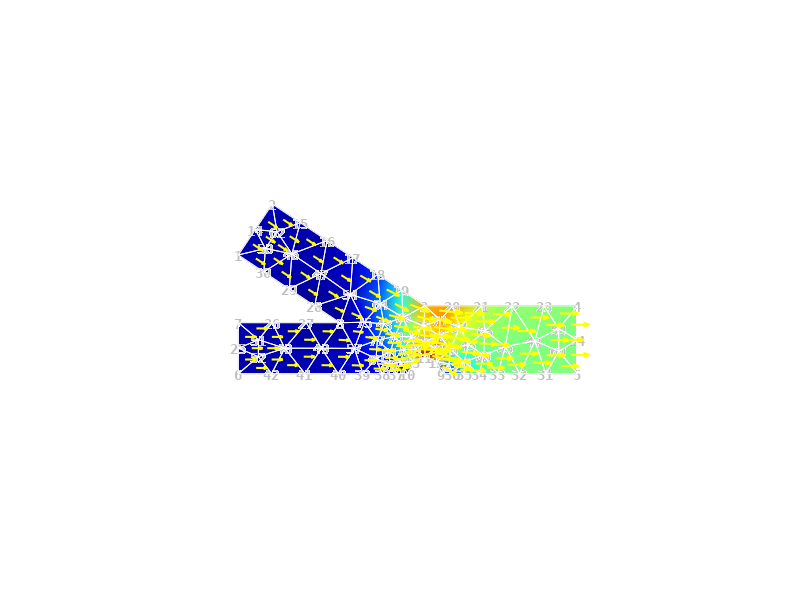

Reproduce this figure in MATLAB. (Note: this script raises an error after producing the figure.)
% See also http://www.particleincell.com/blog/2012/matlab-fem/
% 2D Potential flow
close all; clear; clc
 
% Mesh loading, set parameters
load mesh_vessel.mat
number_of_nodes = size(p, 2);
number_of_elements = size(t, 1);
 
% Initialization of K and F
K = zeros(number_of_nodes);
F = zeros(number_of_nodes, 1);
 
% Calculation of Ke & assembly of K 
for element = 1 : number_of_elements
    nodes = t(element, :);
    P = [ones(1, 3); p(:, nodes)];
    C = inv(P);
    area_of_element = abs(det(P))/2;
    grads_phis = C(:, 2:3);
    xy_mean = mean(p(:, nodes), 2);
    Ke = grads_phis * grads_phis' * area_of_element;
    K(nodes, nodes) = K(nodes, nodes) + Ke;
end

% Neumann boundary
q = -1; % initial velocity
t_Neumann = [1 14; 14 2; 7 25; 25 6];
for element = 1 : size(t_Neumann, 1)
    nodes = t_Neumann(element, :);
    P = p(:, nodes);
    length_of_element = norm(diff(P, 1, 2));
    xy_mean = mean(p(:, nodes), 2);
    Fe = 1/2 * q * length_of_element * [1; 1];
    F(nodes) = F(nodes) + Fe;
end
 
% Dirichlet boundary
Dirichlet = [4 24 5];
K(Dirichlet, :) = 0;
K(Dirichlet, Dirichlet) = eye(numel(Dirichlet));
F(Dirichlet) = 0;
 
% Solve
phi = K \ F;
 
% Plotting
trisurf(t, p(1, :), p(2, :), phi, 'edgecolor', ...
    0.5 * [1 1 1], 'facecolor', 'none');
 
% Calculation of velocity vectors at center of elements
Z = [];
V = [];
magnitudes_nodal_velocities = zeros(number_of_nodes, 1);
for element = 1 : number_of_elements
    nodes = t(element, :);
    P = [ones(1, 3); p(:, nodes)];
    C = inv(P);
    grads_phis = C(:, 2:3);
    xy_mean = mean(p(:, nodes), 2);
    Z = [Z; xy_mean'];
    phi_at_nodes = phi(nodes,:);
    v_e = grads_phis' * phi_at_nodes;
    V = [V; v_e'];
    magnitudes_nodal_velocities(nodes) = magnitudes_nodal_velocities(nodes) + norm(v_e);
end

% Determine nodal velocity magnitudes
node_frequencies = [];
for i = 1 : number_of_nodes
    text(p(1, i), p(2, i), int2str(i), 'FontName', 'Consolas', ...
        'FontSize', 10, 'HorizontalAlignment', 'Center', ...
        'FontWeight', 'bold', 'Color', 0.75 * [1 1 1])
    node_frequencies = [node_frequencies; numel(find(t == i))];
end
magnitudes_nodal_velocities = magnitudes_nodal_velocities ./ node_frequencies;

% Plot velocity field
set(gcf, 'Color', 'white')
view(2)
hold on
trisurf(t, p(1, :), p(2, :), 0 * p(1, :), magnitudes_nodal_velocities, 'edgecolor', 'w', 'facecolor', 'interp');
quiver(Z(:, 1), Z(:, 2), V(:, 1), V(:, 2), 'y', 'LineWidth', 1.5)
colormap jet
caxis([min(magnitudes_nodal_velocities), max(magnitudes_nodal_velocities)])
axis equal
axis off
 
% Calculate streamlines
x = Z(:, 1); 
y = Z(:, 2); 
u = V(:, 1);
v = V(:, 2);

% Interpolate
U = scatteredInterpolant(x, y, u);
V = scatteredInterpolant(x, y, v);
x_interp = linspace(min(x), max(x), 50);
y_interp = linspace(min(y), max(y), 50);
[X, Y] = meshgrid(x_interp, y_interp);
u_interp = U(X, Y);
v_interp = V(X, Y);

% Startpositions particles
p_1 = mean([p(:, 1), p(:, 14)], 2); p_1(1) = p_1(1) + 1e-1; p_1(2) = p_1(2) - 1e-1;
p_2 = mean([p(:, 14), p(:, 2)], 2); p_2(1) = p_2(1) + 1e-1; p_2(2) = p_2(2) - 1e-1;
p_3 = mean([p(:, 6), p(:, 25)], 2); p_3(1) = p_3(1) + 1e-1;
p_4 = mean([p(:, 25), p(:, 7)], 2); p_4(1) = p_4(1) + 1e-1;
x_ = [p_1(1) p_2(1) p_3(1) p_4(1)];
y_ = [p_1(2) p_2(2) p_3(2) p_4(2)];

% Streamline generation
Iverts = [];
for i = 1 : numel(x_)
    h(i) = streamline(stream2(X, Y, u_interp, v_interp, x_(i), y_(i)));
    set(h, 'Color', [1, 0, 0], 'LineWidth', 1.5)   
    verts = stream2(X, Y, u_interp, v_interp, x_(i), y_(i));
    iverts = interpstreamspeed(X, Y, u_interp, v_interp, verts, 0.002);
    Iverts = [Iverts, iverts];
end

% Animation
streamparticles(Iverts, 20, ...
    'Animate', 20, ...
    'ParticleAlignment', 'on', ...
    'Marker', 'o', ...
    'MarkerEdgeColor', 'k', ...
    'MarkerFaceColor', 'r', ...
    'MarkerSize', 4.5);